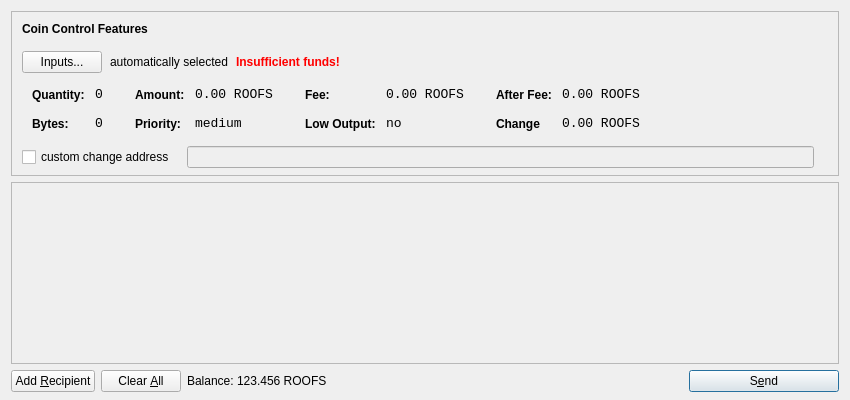
<?xml version="1.0" encoding="UTF-8"?>
<ui version="4.0">
 <class>SendCoinsDialog</class>
 <widget class="QDialog" name="SendCoinsDialog">
  <property name="geometry">
   <rect>
    <x>0</x>
    <y>0</y>
    <width>850</width>
    <height>400</height>
   </rect>
  </property>
  <property name="windowTitle">
   <string>Send Coins</string>
  </property>
  <layout class="QVBoxLayout" name="verticalLayout" stretch="0,1,0">
   <property name="bottomMargin">
    <number>8</number>
   </property>
   <item>
    <widget class="QFrame" name="frameCoinControl">
     <property name="sizePolicy">
      <sizepolicy hsizetype="Expanding" vsizetype="Expanding">
       <horstretch>0</horstretch>
       <verstretch>0</verstretch>
      </sizepolicy>
     </property>
     <property name="maximumSize">
      <size>
       <width>16777215</width>
       <height>16777215</height>
      </size>
     </property>
     <property name="frameShape">
      <enum>QFrame::StyledPanel</enum>
     </property>
     <property name="frameShadow">
      <enum>QFrame::Sunken</enum>
     </property>
     <layout class="QVBoxLayout" name="verticalLayoutCoinControl2">
      <property name="spacing">
       <number>-1</number>
      </property>
      <property name="leftMargin">
       <number>0</number>
      </property>
      <property name="topMargin">
       <number>0</number>
      </property>
      <property name="rightMargin">
       <number>0</number>
      </property>
      <property name="bottomMargin">
       <number>6</number>
      </property>
      <item>
       <layout class="QVBoxLayout" name="verticalLayoutCoinControl" stretch="0,0,0,0,1">
        <property name="spacing">
         <number>0</number>
        </property>
        <property name="leftMargin">
         <number>10</number>
        </property>
        <property name="topMargin">
         <number>10</number>
        </property>
        <item>
         <layout class="QHBoxLayout" name="horizontalLayoutCoinControl1">
          <property name="bottomMargin">
           <number>15</number>
          </property>
          <item>
           <widget class="QLabel" name="labelCoinControlFeatures">
            <property name="sizePolicy">
             <sizepolicy hsizetype="Preferred" vsizetype="Maximum">
              <horstretch>0</horstretch>
              <verstretch>0</verstretch>
             </sizepolicy>
            </property>
            <property name="font">
             <font>
              <weight>75</weight>
              <bold>true</bold>
             </font>
            </property>
            <property name="styleSheet">
             <string notr="true">font-weight:bold;</string>
            </property>
            <property name="text">
             <string>Coin Control Features</string>
            </property>
           </widget>
          </item>
         </layout>
        </item>
        <item>
         <layout class="QHBoxLayout" name="horizontalLayoutCoinControl2" stretch="0,0,0,0">
          <property name="spacing">
           <number>8</number>
          </property>
          <property name="bottomMargin">
           <number>10</number>
          </property>
          <item>
           <widget class="QPushButton" name="pushButtonCoinControl">
            <property name="styleSheet">
             <string notr="true"/>
            </property>
            <property name="text">
             <string>Inputs...</string>
            </property>
           </widget>
          </item>
          <item>
           <widget class="QLabel" name="labelCoinControlAutomaticallySelected">
            <property name="text">
             <string>automatically selected</string>
            </property>
            <property name="margin">
             <number>5</number>
            </property>
           </widget>
          </item>
          <item>
           <widget class="QLabel" name="labelCoinControlInsuffFunds">
            <property name="font">
             <font>
              <weight>75</weight>
              <bold>true</bold>
             </font>
            </property>
            <property name="styleSheet">
             <string notr="true">color:red;font-weight:bold;</string>
            </property>
            <property name="text">
             <string>Insufficient funds!</string>
            </property>
            <property name="margin">
             <number>5</number>
            </property>
           </widget>
          </item>
          <item>
           <spacer name="horizontalSpacerCoinControl">
            <property name="orientation">
             <enum>Qt::Horizontal</enum>
            </property>
            <property name="sizeHint" stdset="0">
             <size>
              <width>40</width>
              <height>1</height>
             </size>
            </property>
           </spacer>
          </item>
         </layout>
        </item>
        <item>
         <widget class="QWidget" name="widgetCoinControl" native="true">
          <property name="sizePolicy">
           <sizepolicy hsizetype="Preferred" vsizetype="Preferred">
            <horstretch>0</horstretch>
            <verstretch>0</verstretch>
           </sizepolicy>
          </property>
          <property name="minimumSize">
           <size>
            <width>0</width>
            <height>0</height>
           </size>
          </property>
          <property name="styleSheet">
           <string notr="true"/>
          </property>
          <layout class="QHBoxLayout" name="horizontalLayoutCoinControl5">
           <property name="margin">
            <number>0</number>
           </property>
           <item>
            <layout class="QHBoxLayout" name="horizontalLayoutCoinControl3" stretch="0,0,0,1">
             <property name="spacing">
              <number>20</number>
             </property>
             <property name="topMargin">
              <number>0</number>
             </property>
             <property name="bottomMargin">
              <number>10</number>
             </property>
             <item>
              <layout class="QFormLayout" name="formLayoutCoinControl1">
               <property name="horizontalSpacing">
                <number>10</number>
               </property>
               <property name="verticalSpacing">
                <number>14</number>
               </property>
               <property name="leftMargin">
                <number>10</number>
               </property>
               <property name="topMargin">
                <number>4</number>
               </property>
               <property name="rightMargin">
                <number>6</number>
               </property>
               <item row="0" column="0">
                <widget class="QLabel" name="labelCoinControlQuantityText">
                 <property name="styleSheet">
                  <string notr="true">font-weight:bold;</string>
                 </property>
                 <property name="text">
                  <string>Quantity:</string>
                 </property>
                 <property name="margin">
                  <number>0</number>
                 </property>
                </widget>
               </item>
               <item row="0" column="1">
                <widget class="QLabel" name="labelCoinControlQuantity">
                 <property name="font">
                  <font>
                   <family>Monospace</family>
                   <pointsize>10</pointsize>
                  </font>
                 </property>
                 <property name="cursor">
                  <cursorShape>IBeamCursor</cursorShape>
                 </property>
                 <property name="contextMenuPolicy">
                  <enum>Qt::ActionsContextMenu</enum>
                 </property>
                 <property name="text">
                  <string>0</string>
                 </property>
                 <property name="margin">
                  <number>0</number>
                 </property>
                 <property name="textInteractionFlags">
                  <set>Qt::LinksAccessibleByMouse|Qt::TextSelectableByKeyboard|Qt::TextSelectableByMouse</set>
                 </property>
                </widget>
               </item>
               <item row="1" column="0">
                <widget class="QLabel" name="labelCoinControlBytesText">
                 <property name="styleSheet">
                  <string notr="true">font-weight:bold;</string>
                 </property>
                 <property name="text">
                  <string>Bytes:</string>
                 </property>
                </widget>
               </item>
               <item row="1" column="1">
                <widget class="QLabel" name="labelCoinControlBytes">
                 <property name="font">
                  <font>
                   <family>Monospace</family>
                   <pointsize>10</pointsize>
                  </font>
                 </property>
                 <property name="cursor">
                  <cursorShape>IBeamCursor</cursorShape>
                 </property>
                 <property name="contextMenuPolicy">
                  <enum>Qt::ActionsContextMenu</enum>
                 </property>
                 <property name="text">
                  <string>0</string>
                 </property>
                 <property name="textInteractionFlags">
                  <set>Qt::LinksAccessibleByMouse|Qt::TextSelectableByKeyboard|Qt::TextSelectableByMouse</set>
                 </property>
                </widget>
               </item>
              </layout>
             </item>
             <item>
              <layout class="QFormLayout" name="formLayoutCoinControl2">
               <property name="horizontalSpacing">
                <number>10</number>
               </property>
               <property name="verticalSpacing">
                <number>14</number>
               </property>
               <property name="leftMargin">
                <number>6</number>
               </property>
               <property name="topMargin">
                <number>4</number>
               </property>
               <property name="rightMargin">
                <number>6</number>
               </property>
               <item row="0" column="0">
                <widget class="QLabel" name="labelCoinControlAmountText">
                 <property name="styleSheet">
                  <string notr="true">font-weight:bold;</string>
                 </property>
                 <property name="text">
                  <string>Amount:</string>
                 </property>
                 <property name="margin">
                  <number>0</number>
                 </property>
                </widget>
               </item>
               <item row="0" column="1">
                <widget class="QLabel" name="labelCoinControlAmount">
                 <property name="font">
                  <font>
                   <family>Monospace</family>
                   <pointsize>10</pointsize>
                  </font>
                 </property>
                 <property name="cursor">
                  <cursorShape>IBeamCursor</cursorShape>
                 </property>
                 <property name="contextMenuPolicy">
                  <enum>Qt::ActionsContextMenu</enum>
                 </property>
                 <property name="text">
                  <string>0.00 ROOFS</string>
                 </property>
                 <property name="textInteractionFlags">
                  <set>Qt::LinksAccessibleByMouse|Qt::TextSelectableByKeyboard|Qt::TextSelectableByMouse</set>
                 </property>
                </widget>
               </item>
               <item row="1" column="0">
                <widget class="QLabel" name="labelCoinControlPriorityText">
                 <property name="styleSheet">
                  <string notr="true">font-weight:bold;</string>
                 </property>
                 <property name="text">
                  <string>Priority:</string>
                 </property>
                </widget>
               </item>
               <item row="1" column="1">
                <widget class="QLabel" name="labelCoinControlPriority">
                 <property name="font">
                  <font>
                   <family>Monospace</family>
                   <pointsize>10</pointsize>
                  </font>
                 </property>
                 <property name="cursor">
                  <cursorShape>IBeamCursor</cursorShape>
                 </property>
                 <property name="contextMenuPolicy">
                  <enum>Qt::ActionsContextMenu</enum>
                 </property>
                 <property name="text">
                  <string>medium</string>
                 </property>
                 <property name="textInteractionFlags">
                  <set>Qt::LinksAccessibleByMouse|Qt::TextSelectableByKeyboard|Qt::TextSelectableByMouse</set>
                 </property>
                </widget>
               </item>
              </layout>
             </item>
             <item>
              <layout class="QFormLayout" name="formLayoutCoinControl3">
               <property name="horizontalSpacing">
                <number>10</number>
               </property>
               <property name="verticalSpacing">
                <number>14</number>
               </property>
               <property name="leftMargin">
                <number>6</number>
               </property>
               <property name="topMargin">
                <number>4</number>
               </property>
               <property name="rightMargin">
                <number>6</number>
               </property>
               <item row="0" column="0">
                <widget class="QLabel" name="labelCoinControlFeeText">
                 <property name="styleSheet">
                  <string notr="true">font-weight:bold;</string>
                 </property>
                 <property name="text">
                  <string>Fee:</string>
                 </property>
                 <property name="margin">
                  <number>0</number>
                 </property>
                </widget>
               </item>
               <item row="0" column="1">
                <widget class="QLabel" name="labelCoinControlFee">
                 <property name="font">
                  <font>
                   <family>Monospace</family>
                   <pointsize>10</pointsize>
                  </font>
                 </property>
                 <property name="cursor">
                  <cursorShape>IBeamCursor</cursorShape>
                 </property>
                 <property name="contextMenuPolicy">
                  <enum>Qt::ActionsContextMenu</enum>
                 </property>
                 <property name="text">
                  <string>0.00 ROOFS</string>
                 </property>
                 <property name="textInteractionFlags">
                  <set>Qt::LinksAccessibleByMouse|Qt::TextSelectableByKeyboard|Qt::TextSelectableByMouse</set>
                 </property>
                </widget>
               </item>
               <item row="1" column="0">
                <widget class="QLabel" name="labelCoinControlLowOutputText">
                 <property name="styleSheet">
                  <string notr="true">font-weight:bold;</string>
                 </property>
                 <property name="text">
                  <string>Low Output:</string>
                 </property>
                </widget>
               </item>
               <item row="1" column="1">
                <widget class="QLabel" name="labelCoinControlLowOutput">
                 <property name="font">
                  <font>
                   <family>Monospace</family>
                   <pointsize>10</pointsize>
                  </font>
                 </property>
                 <property name="cursor">
                  <cursorShape>IBeamCursor</cursorShape>
                 </property>
                 <property name="contextMenuPolicy">
                  <enum>Qt::ActionsContextMenu</enum>
                 </property>
                 <property name="text">
                  <string>no</string>
                 </property>
                 <property name="textInteractionFlags">
                  <set>Qt::LinksAccessibleByMouse|Qt::TextSelectableByKeyboard|Qt::TextSelectableByMouse</set>
                 </property>
                </widget>
               </item>
              </layout>
             </item>
             <item>
              <layout class="QFormLayout" name="formLayoutCoinControl4">
               <property name="horizontalSpacing">
                <number>10</number>
               </property>
               <property name="verticalSpacing">
                <number>14</number>
               </property>
               <property name="leftMargin">
                <number>6</number>
               </property>
               <property name="topMargin">
                <number>4</number>
               </property>
               <property name="rightMargin">
                <number>6</number>
               </property>
               <item row="0" column="0">
                <widget class="QLabel" name="labelCoinControlAfterFeeText">
                 <property name="styleSheet">
                  <string notr="true">font-weight:bold;</string>
                 </property>
                 <property name="text">
                  <string>After Fee:</string>
                 </property>
                 <property name="margin">
                  <number>0</number>
                 </property>
                </widget>
               </item>
               <item row="0" column="1">
                <widget class="QLabel" name="labelCoinControlAfterFee">
                 <property name="font">
                  <font>
                   <family>Monospace</family>
                   <pointsize>10</pointsize>
                  </font>
                 </property>
                 <property name="cursor">
                  <cursorShape>IBeamCursor</cursorShape>
                 </property>
                 <property name="contextMenuPolicy">
                  <enum>Qt::ActionsContextMenu</enum>
                 </property>
                 <property name="text">
                  <string>0.00 ROOFS</string>
                 </property>
                 <property name="textInteractionFlags">
                  <set>Qt::LinksAccessibleByMouse|Qt::TextSelectableByKeyboard|Qt::TextSelectableByMouse</set>
                 </property>
                </widget>
               </item>
               <item row="1" column="0">
                <widget class="QLabel" name="labelCoinControlChangeText">
                 <property name="styleSheet">
                  <string notr="true">font-weight:bold;</string>
                 </property>
                 <property name="text">
                  <string>Change</string>
                 </property>
                </widget>
               </item>
               <item row="1" column="1">
                <widget class="QLabel" name="labelCoinControlChange">
                 <property name="font">
                  <font>
                   <family>Monospace</family>
                   <pointsize>10</pointsize>
                  </font>
                 </property>
                 <property name="cursor">
                  <cursorShape>IBeamCursor</cursorShape>
                 </property>
                 <property name="contextMenuPolicy">
                  <enum>Qt::ActionsContextMenu</enum>
                 </property>
                 <property name="text">
                  <string>0.00 ROOFS</string>
                 </property>
                 <property name="textInteractionFlags">
                  <set>Qt::LinksAccessibleByMouse|Qt::TextSelectableByKeyboard|Qt::TextSelectableByMouse</set>
                 </property>
                </widget>
               </item>
              </layout>
             </item>
            </layout>
           </item>
          </layout>
         </widget>
        </item>
        <item>
         <layout class="QHBoxLayout" name="horizontalLayoutCoinControl4" stretch="0,0,0">
          <property name="spacing">
           <number>12</number>
          </property>
          <property name="sizeConstraint">
           <enum>QLayout::SetDefaultConstraint</enum>
          </property>
          <property name="topMargin">
           <number>5</number>
          </property>
          <property name="rightMargin">
           <number>5</number>
          </property>
          <item>
           <widget class="QCheckBox" name="checkBoxCoinControlChange">
            <property name="text">
             <string>custom change address</string>
            </property>
           </widget>
          </item>
          <item>
           <widget class="QLineEdit" name="lineEditCoinControlChange">
            <property name="enabled">
             <bool>false</bool>
            </property>
            <property name="sizePolicy">
             <sizepolicy hsizetype="Expanding" vsizetype="Fixed">
              <horstretch>0</horstretch>
              <verstretch>0</verstretch>
             </sizepolicy>
            </property>
           </widget>
          </item>
          <item>
           <widget class="QLabel" name="labelCoinControlChangeLabel">
            <property name="sizePolicy">
             <sizepolicy hsizetype="Preferred" vsizetype="Expanding">
              <horstretch>0</horstretch>
              <verstretch>0</verstretch>
             </sizepolicy>
            </property>
            <property name="minimumSize">
             <size>
              <width>0</width>
              <height>0</height>
             </size>
            </property>
            <property name="text">
             <string/>
            </property>
            <property name="margin">
             <number>3</number>
            </property>
           </widget>
          </item>
         </layout>
        </item>
        <item>
         <spacer name="verticalSpacerCoinControl">
          <property name="orientation">
           <enum>Qt::Vertical</enum>
          </property>
          <property name="sizeHint" stdset="0">
           <size>
            <width>800</width>
            <height>1</height>
           </size>
          </property>
         </spacer>
        </item>
       </layout>
      </item>
     </layout>
    </widget>
   </item>
   <item>
    <widget class="QScrollArea" name="scrollArea">
     <property name="widgetResizable">
      <bool>true</bool>
     </property>
     <widget class="QWidget" name="scrollAreaWidgetContents">
      <property name="geometry">
       <rect>
        <x>0</x>
        <y>0</y>
        <width>830</width>
        <height>165</height>
       </rect>
      </property>
      <layout class="QVBoxLayout" name="verticalLayout_2">
       <property name="margin">
        <number>0</number>
       </property>
       <item>
        <layout class="QVBoxLayout" name="entries">
         <property name="spacing">
          <number>6</number>
         </property>
        </layout>
       </item>
       <item>
        <spacer name="verticalSpacer">
         <property name="orientation">
          <enum>Qt::Vertical</enum>
         </property>
         <property name="sizeHint" stdset="0">
          <size>
           <width>20</width>
           <height>40</height>
          </size>
         </property>
        </spacer>
       </item>
      </layout>
     </widget>
    </widget>
   </item>
   <item>
    <layout class="QHBoxLayout" name="horizontalLayout">
     <item>
      <widget class="QPushButton" name="addButton">
       <property name="toolTip">
        <string>Send to multiple recipients at once</string>
       </property>
       <property name="text">
        <string>Add &amp;Recipient</string>
       </property>
       <property name="icon">
        <iconset resource="../bitcoin.qrc">
         <normaloff>:/icons/add</normaloff>:/icons/add</iconset>
       </property>
       <property name="autoDefault">
        <bool>false</bool>
       </property>
      </widget>
     </item>
     <item>
      <widget class="QPushButton" name="clearButton">
       <property name="sizePolicy">
        <sizepolicy hsizetype="Minimum" vsizetype="Fixed">
         <horstretch>0</horstretch>
         <verstretch>0</verstretch>
        </sizepolicy>
       </property>
       <property name="toolTip">
        <string>Remove all transaction fields</string>
       </property>
       <property name="text">
        <string>Clear &amp;All</string>
       </property>
       <property name="icon">
        <iconset resource="../bitcoin.qrc">
         <normaloff>:/icons/remove</normaloff>:/icons/remove</iconset>
       </property>
       <property name="autoRepeatDelay">
        <number>300</number>
       </property>
       <property name="autoDefault">
        <bool>false</bool>
       </property>
      </widget>
     </item>
     <item>
      <layout class="QHBoxLayout" name="horizontalLayout_2">
       <property name="spacing">
        <number>3</number>
       </property>
       <item>
        <widget class="QLabel" name="label">
         <property name="sizePolicy">
          <sizepolicy hsizetype="Preferred" vsizetype="Fixed">
           <horstretch>0</horstretch>
           <verstretch>0</verstretch>
          </sizepolicy>
         </property>
         <property name="text">
          <string>Balance:</string>
         </property>
        </widget>
       </item>
       <item>
        <widget class="QLabel" name="labelBalance">
         <property name="sizePolicy">
          <sizepolicy hsizetype="Preferred" vsizetype="Fixed">
           <horstretch>0</horstretch>
           <verstretch>0</verstretch>
          </sizepolicy>
         </property>
         <property name="cursor">
          <cursorShape>IBeamCursor</cursorShape>
         </property>
         <property name="text">
          <string>123.456 ROOFS</string>
         </property>
         <property name="textInteractionFlags">
          <set>Qt::LinksAccessibleByMouse|Qt::TextSelectableByKeyboard|Qt::TextSelectableByMouse</set>
         </property>
        </widget>
       </item>
      </layout>
     </item>
     <item>
      <spacer name="horizontalSpacer">
       <property name="orientation">
        <enum>Qt::Horizontal</enum>
       </property>
       <property name="sizeHint" stdset="0">
        <size>
         <width>40</width>
         <height>20</height>
        </size>
       </property>
      </spacer>
     </item>
     <item>
      <widget class="QPushButton" name="sendButton">
       <property name="minimumSize">
        <size>
         <width>150</width>
         <height>0</height>
        </size>
       </property>
       <property name="toolTip">
        <string>Confirm the send action</string>
       </property>
       <property name="text">
        <string>S&amp;end</string>
       </property>
       <property name="icon">
        <iconset resource="../bitcoin.qrc">
         <normaloff>:/icons/send</normaloff>:/icons/send</iconset>
       </property>
       <property name="default">
        <bool>true</bool>
       </property>
      </widget>
     </item>
    </layout>
   </item>
  </layout>
 </widget>
 <resources>
  <include location="../bitcoin.qrc"/>
 </resources>
 <connections/>
</ui>
